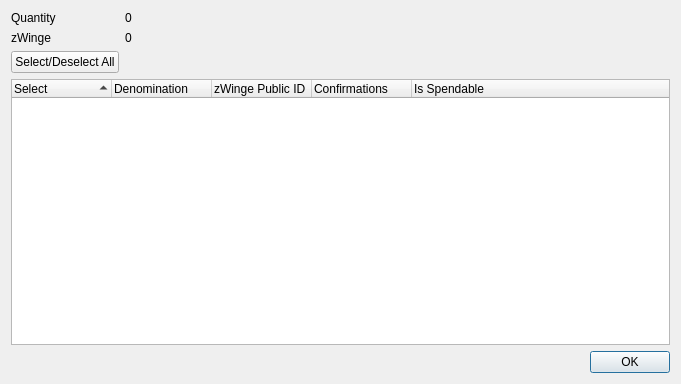
<?xml version="1.0" encoding="UTF-8"?>
<ui version="4.0">
 <class>ZWingeControlDialog</class>
 <widget class="QDialog" name="ZWingeControlDialog">
  <property name="geometry">
   <rect>
    <x>0</x>
    <y>0</y>
    <width>681</width>
    <height>384</height>
   </rect>
  </property>
  <property name="minimumSize">
   <size>
    <width>681</width>
    <height>384</height>
   </size>
  </property>
  <property name="windowTitle">
   <string>Select zWinge to Spend</string>
  </property>
  <layout class="QGridLayout" name="gridLayout">
   <item row="0" column="0">
    <layout class="QFormLayout" name="formLayout">
     <property name="sizeConstraint">
      <enum>QLayout::SetDefaultConstraint</enum>
     </property>
     <item row="0" column="0">
      <widget class="QLabel" name="labelQuantity">
       <property name="text">
        <string>Quantity</string>
       </property>
      </widget>
     </item>
     <item row="0" column="1">
      <widget class="QLabel" name="labelQuantity_int">
       <property name="text">
        <string>0</string>
       </property>
      </widget>
     </item>
     <item row="1" column="0">
      <widget class="QLabel" name="labelZWinge">
       <property name="text">
        <string>zWinge</string>
       </property>
      </widget>
     </item>
     <item row="1" column="1">
      <widget class="QLabel" name="labelZWinge_int">
       <property name="text">
        <string>0</string>
       </property>
      </widget>
     </item>
     <item row="2" column="0">
      <widget class="QPushButton" name="pushButtonAll">
       <property name="text">
        <string>Select/Deselect All</string>
       </property>
      </widget>
     </item>
    </layout>
   </item>
   <item row="1" column="0">
    <layout class="QVBoxLayout" name="verticalLayout">
     <item>
      <widget class="QTreeWidget" name="treeWidget">
       <property name="minimumSize">
        <size>
         <width>0</width>
         <height>250</height>
        </size>
       </property>
       <property name="alternatingRowColors">
        <bool>true</bool>
       </property>
       <property name="sortingEnabled">
        <bool>true</bool>
       </property>
       <property name="columnCount">
        <number>5</number>
       </property>
       <attribute name="headerDefaultSectionSize">
        <number>100</number>
       </attribute>
       <column>
        <property name="text">
         <string notr="true">Select</string>
        </property>
       </column>
       <column>
        <property name="text">
         <string notr="true">Denomination</string>
        </property>
       </column>
       <column>
        <property name="text">
         <string notr="true">zWinge Public ID</string>
        </property>
       </column>
       <column>
        <property name="text">
         <string notr="true">Confirmations</string>
        </property>
       </column>
       <column>
        <property name="text">
         <string>Is Spendable</string>
        </property>
       </column>
      </widget>
     </item>
     <item>
      <widget class="QDialogButtonBox" name="buttonBox">
       <property name="orientation">
        <enum>Qt::Horizontal</enum>
       </property>
       <property name="standardButtons">
        <set>QDialogButtonBox::Ok</set>
       </property>
      </widget>
     </item>
    </layout>
   </item>
  </layout>
 </widget>
 <resources/>
 <connections>
  <connection>
   <sender>buttonBox</sender>
   <signal>accepted()</signal>
   <receiver>ZWingeControlDialog</receiver>
   <slot>accept()</slot>
   <hints>
    <hint type="sourcelabel">
     <x>248</x>
     <y>254</y>
    </hint>
    <hint type="destinationlabel">
     <x>157</x>
     <y>274</y>
    </hint>
   </hints>
  </connection>
  <connection>
   <sender>buttonBox</sender>
   <signal>rejected()</signal>
   <receiver>ZWingeControlDialog</receiver>
   <slot>reject()</slot>
   <hints>
    <hint type="sourcelabel">
     <x>316</x>
     <y>260</y>
    </hint>
    <hint type="destinationlabel">
     <x>286</x>
     <y>274</y>
    </hint>
   </hints>
  </connection>
 </connections>
</ui>
